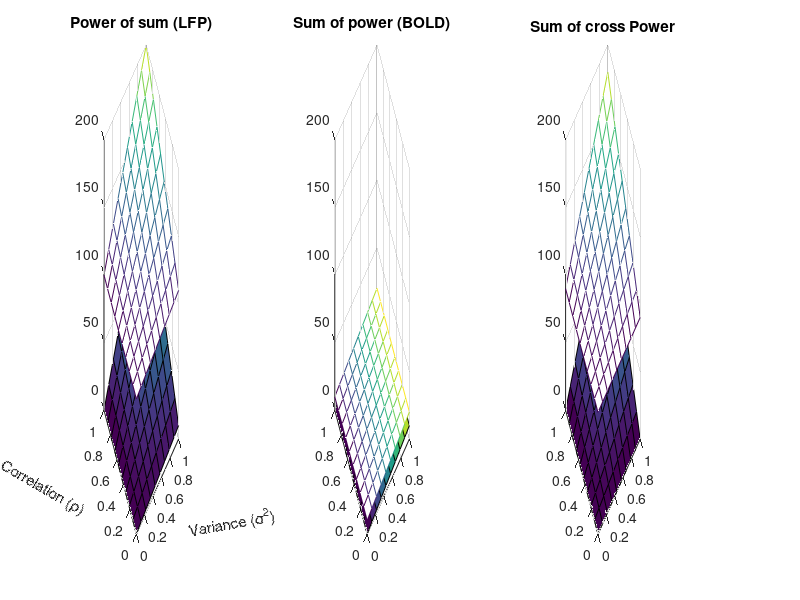

Reproduce this figure in MATLAB. (Note: this script raises an error after producing the figure.)
m = 2;      % mean
v = 2;      % variance
s = .1;     % coherence
n = 5;      % number of neurons
T = 1000;   % number of time points
dt = 1/T;

% covariance matrix
sigma = v * (eye(n) + (1-eye(n)) * s);

% data
x = mvnrnd(ones(T,n) * m, sigma);

% observed total cross power
% this should have a time factor added for integration period
total_cp  = x' * x * dt; 

% partitioned into diagonal (power) and off-diagonal ('cross power')
pw  = sum(diag(total_cp));
cpw = sum(sum(total_cp .* (1-eye(n))));

disp([pw cpw])

% predicted
pw_pred  = (m^2 + v)*n;
cpw_pred = (m^2 + v*s)*(n^2-n);
disp([pw_pred cpw_pred])

disp('note that these are similar only if data are 1 sec long or add the time period to total_cp')

%%
%% Plot total power (LFP), power (BOLD) and cross-power
%%
figure('Position',[0 0 700 250])

fs = 10;    % font size
n = 10;     % number of neurons
[v, s] = meshgrid(linspace(0,1,10));

for ii = 1:2
    
    if ii == 1, m = 0; else m = 1; end
    
    pw_pred  = (m^2 + v)*n;
    cpw_pred = (m^2 + v.*s)*(n^2-n);
    
    subplot(1,3,1),set(gca, 'FontSize', fs);
    total_pw = cpw_pred+pw_pred;
    if ii==2
        mesh(v, s, total_pw, total_pw - min(total_pw(:))),  hold on
    else
        surf(v, s, total_pw, total_pw - min(total_pw(:))),  hold on
    end
    title('Power of sum (LFP)')
    zlim([0 200])
    
    subplot(1,3,2), set(gca, 'FontSize', fs);
    if ii==2
        sH = mesh(v, s, pw_pred, pw_pred - min(pw_pred(:)));  hold on
    else
        sH = surf(v, s, pw_pred, pw_pred - min(pw_pred(:)));  hold on
    end
    set(sH, 'FaceLighting', 'gouraud')
    title('Sum of power (BOLD)')
    zlim([0 200]) 
    
    subplot(1,3,3),set(gca, 'FontSize', fs);
    if ii==2
        mesh(v, s, cpw_pred, cpw_pred-min(cpw_pred(:))), hold on
    else
        surf(v, s, cpw_pred, cpw_pred-min(cpw_pred(:))), hold on
    end
    title('Sum of cross Power')
    zlim([0 200])
end

for k = 1:3
    subplot(1,3,k)
    h=xlabel('Variance (\sigma^2)'); set(h, 'rotation', 10)
    h=ylabel('Correlation (\rho)');set(h, 'rotation', -30)
    alpha(.8)
    view(-30,10)
    set(gca,'ZTick',[0:20:200])
end

colormap parula

set(gcf,'PaperPositionMode','auto')
print('-depsc','-r300',['../figures/analytic/2D_LFP_BOLD_CPW'])
print('-dpng','-r300',['../figures/analytic/2D_LFP_BOLD_CPW'])


%%
%% Plot nice 2D function of power (BOLD), cross-power and total power (LFP)
%%

fH = figure; clf; pos=get(fH, 'Position');
pos([3 4]) = [1200 400]; set(fH, 'Position', pos);

fs = 18;    % font size
n = 10;     % number of neurons
[v, s] = meshgrid(linspace(0,1, 20));

for ii = 1:2
    
    if ii == 1, m = 0; else m = 1; end
    
    pw_pred  = (m^2 + v)*n;
    cpw_pred = (m^2 + v.*s)*(n^2-n);
    
    figure(1);
    subplot(1,3,1), set(gca, 'FontSize', fs);
    sH = surf(v, s, pw_pred, pw_pred - min(pw_pred(:)));  hold on
    set(sH, 'FaceLighting', 'gouraud')
    h=xlabel('Variance (\sigma^2)'); set(h, 'rotation', 30)
    h=ylabel('Correlation (\rho)');set(h, 'rotation', -45)
    title('Power (BOLD)')
    
    subplot(1,3,2),set(gca, 'FontSize', fs);
    surf(v, s, cpw_pred, cpw_pred-min(cpw_pred(:))), hold on
    h=xlabel('Variance (\sigma^2)'); set(h, 'rotation', 30)
    h=ylabel('Correlation (\rho)');set(h, 'rotation', -45)
    title('Cross Power')
    
    subplot(1,3,3),set(gca, 'FontSize', fs);
    total_pw = cpw_pred+pw_pred;
    surf(v, s, total_pw, total_pw - min(total_pw(:))),  hold on
    h=xlabel('Variance (\sigma^2)'); set(h, 'rotation', 30)
    h=ylabel('Correlation (\rho)');set(h, 'rotation', -45)
    title('Total Power (LFP)')
    
    %     subplot(2,3,4), set(gca, 'ColorOrder', jet(size(v,1)), 'FontSize', fs); hold on;
    %     plot(v(1,:), pw_pred')
    %     xlabel('Variance');
    %     title('Power (BOLD)')
    %
    %     subplot(2,3,5), set(gca, 'ColorOrder', jet(size(v,1)), 'FontSize', fs); hold on;
    %     plot(v(1,:),cpw_pred')
    %     xlabel('Variance');
    %     title('Cross Power')
    %
    %     subplot(2,3,6), set(gca, 'ColorOrder', jet(size(v,1)), 'FontSize', fs); hold on;
    %     plot(v(1,:), cpw_pred'+pw_pred')
    %     xlabel('Variance');
    %     title('Total Power (LFP)')
    
end